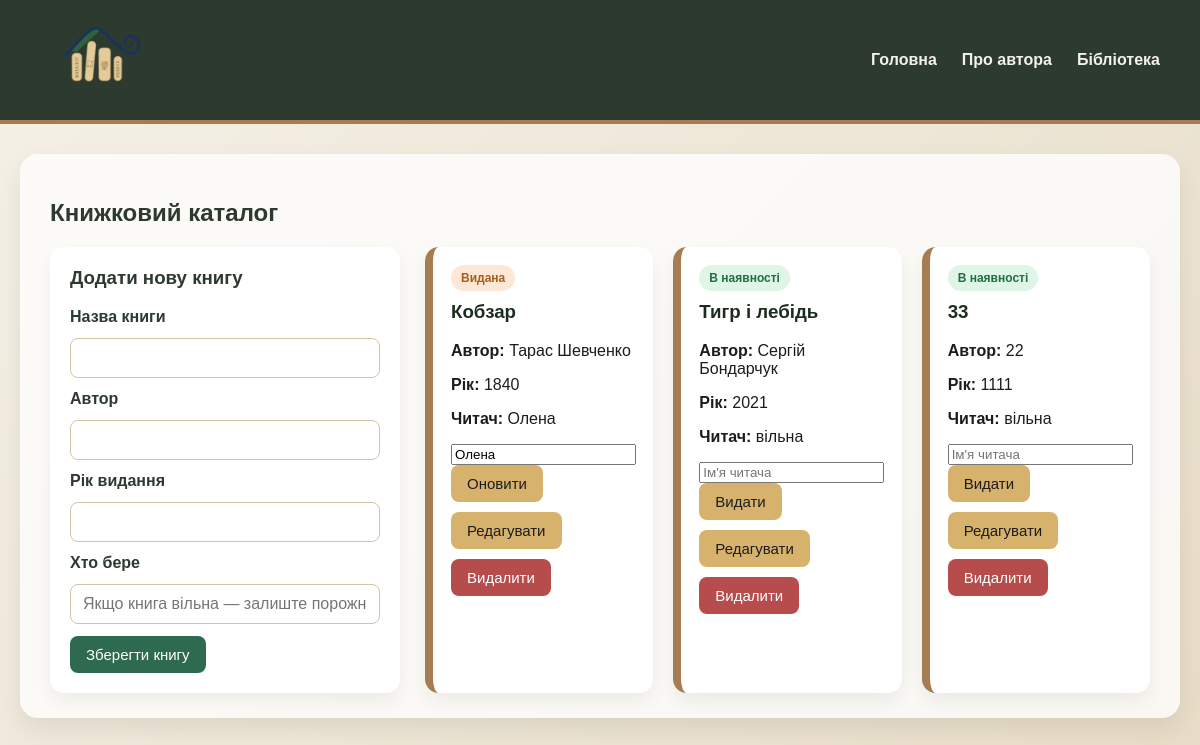
The page /library on the database its author committed.
### tables this page shows
CREATE TABLE books (
                id INTEGER PRIMARY KEY AUTOINCREMENT,
                title TEXT NOT NULL,
                author TEXT NOT NULL,
                year INTEGER,
                borrower TEXT,
                available INTEGER
            );

### app.py (the view)
@app.route("/library")
def library():
    return render_template("library.html", books=BOOKS)

### app.py (called while the page is built)
    def __iter__(self):
        with sqlite3.connect(DB_NAME) as conn:
            conn.row_factory = sqlite3.Row
            cursor = conn.cursor()
            cursor.execute("SELECT * FROM books")
            return iter([{**dict(row), "available": bool(row["available"])} for row in cursor.fetchall()])

### templates/library.html (shortened to what this page needs)
{% extends "base.html" %}
{% block content %}
<section class="library-panel">
    <h2>Книжковий каталог</h2>
    <div class="library-layout">
        <div class="library-form">
            <h3>Додати нову книгу</h3>
            <form method="post" action="{{ url_for('add_book') }}">
                <label for="title">Назва книги</label>
                <input type="text" id="title" name="title" required>
                <label for="author">Автор</label>
                <input type="text" id="author" name="author" required>
                <label for="year">Рік видання</label>
                <input type="number" id="year" name="year" min="0" required>
                <label for="borrower">Хто бере</label>
                <input type="text" id="borrower" name="borrower" placeholder="Якщо книга вільна — залиште порожньо">
                <div class="button-row">
                    <button class="primary-btn" type="submit">Зберегти книгу</button>
                </div>
            </form>
        </div>
        <div class="book-list">
            {% for book in books %}
            <div class="book-card">
                <div class="status-tag {% if book.available %}status-available{% else %}status-borrowed{% endif %}">
                    {% if book.available %}В наявності{% else %}Видана{% endif %}
                </div>
                <h3>{{ book.title }}</h3>
                <p><strong>Автор:</strong> {{ book.author }}</p>
                <p><strong>Рік:</strong> {{ book.year }}</p>
                <p><strong>Читач:</strong> {{ book.borrower or 'вільна' }}</p>
                <div class="book-actions">
                    <form method="post" action="{{ url_for('lend_book', book_id=book.id) }}">
                        <input type="text" name="borrower" value="{{ book.borrower or '' }}" placeholder="Ім'я читача" required>
                        <button class="secondary-btn" type="submit">{% if book.available %}Видати{% else %}Оновити{% endif %}</button>
                    </form>
                    <a class="link-button secondary-btn" href="{{ url_for('edit_book', book_id=book.id) }}">Редагувати</a>
                    <form method="post" action="{{ url_for('delete_book', book_id=book.id) }}">
                        <button class="danger-btn" type="submit">Видалити</button>
                    </form>
                </div>
            </div>
            {% endfor %}
        </div>
    </div>
</section>
{% endblock %}

### templates/base.html (shortened to what this page needs)
<!DOCTYPE html>
<html lang="uk">
<head>
    <link rel="stylesheet" href="{{ url_for('static', filename='css/style.css') }}">
</head>
<body>
    <header class="main-header">
        <div class="logo">
            <img src="../static/image/logo_removebg-preview.png" alt="Бібліотека" class="logo-img">
        </div>
        <nav class="main-nav">
            <a href="{{ url_for('index') }}">Головна</a>
            <a href="{{ url_for('about') }}">Про автора</a>
            <a href="{{ url_for('library') }}">Бібліотека</a>
        </nav>
    </header>
    <main class="main-content">
        {% block content %}{% endblock %}
    </main>
</body>
</html>

### static/css/style.css (style rules this page uses)
* { box-sizing: border-box; }
body { margin: 0; font-family: Arial, sans-serif; background: linear-gradient(135deg, #f5f1e8, #e7dcc6); color: #1c1c1c; }
.main-header { background: #2d3a2f; color: white; padding: 20px 40px; display: flex; justify-content: space-between; align-items: center; border-bottom: 4px solid #a67c52; }
.logo { display: flex; align-items: center; justify-content: center; }
.logo-img { height: 80px; width: 120px; display: block; }
.main-nav { display: flex; gap: 25px; flex-wrap: wrap; }
.main-nav a { color: #f4f1ea; text-decoration: none; font-weight: bold; }
.main-content { max-width: 1200px; margin: 0 auto; padding: 30px 20px 60px; }
.welcome-section, .about-section, .library-panel { background: rgba(255, 255, 255, 0.78); border-radius: 18px; padding: 25px 30px; box-shadow: 0 10px 25px rgba(0, 0, 0, 0.08); margin-bottom: 25px; }
.welcome-section h2, .about-section h1, .about-section h2, .library-panel h2 { color: #2d3a2f; }
.library-layout { display: grid; grid-template-columns: 350px 1fr; gap: 25px; }
.library-form, .book-card, .edit-form { background: #fff; border-radius: 14px; box-shadow: 0 8px 18px rgba(0, 0, 0, 0.06); }
.library-form { padding: 20px; }
.library-form h3, .edit-form h2 { margin-top: 0; color: #2d3a2f; }
.library-form form, .edit-form form { display: flex; flex-direction: column; gap: 12px; }
.library-form label, .edit-form label { font-weight: bold; color: #2d3a2f; }
.library-form input, .edit-form input { width: 100%; padding: 10px 12px; border: 1px solid #d3c4a6; border-radius: 8px; font-size: 16px; }
.button-row, .book-actions { display: flex; gap: 10px; flex-wrap: wrap; }
button, .link-button { border: none; border-radius: 8px; padding: 10px 16px; font-size: 15px; cursor: pointer; text-decoration: none; display: inline-block; text-align: center; }
.primary-btn { background: #2d6a4f; color: white; }
.secondary-btn { background: #d7b26d; color: #1c1c1c; }
.danger-btn { background: #b64c4c; color: white; }
.book-list { display: grid; grid-template-columns: repeat(auto-fit, minmax(220px, 1fr)); gap: 20px; }
.book-card { padding: 18px; border-left: 8px solid #a67c52; }
.book-card h3 { margin-top: 0; color: #1d2d1d; }
.status-tag { display: inline-block; padding: 6px 10px; border-radius: 999px; font-size: 12px; font-weight: bold; margin-bottom: 10px; }
.status-available { background: #dff5e5; color: #1f6f42; }
.status-borrowed { background: #fde8d7; color: #a65c1d; }

### rows shown on the page
books: available "Видана", title "Кобзар", author "Тарас Шевченко", year "1840", borrower "Олена"
books: available "В наявності", title "Тигр і лебідь", author "Сергій Бондарчук", year "2021", borrower "вільна"
books: available "В наявності", title "33", author "22", year "1111", borrower "вільна"
